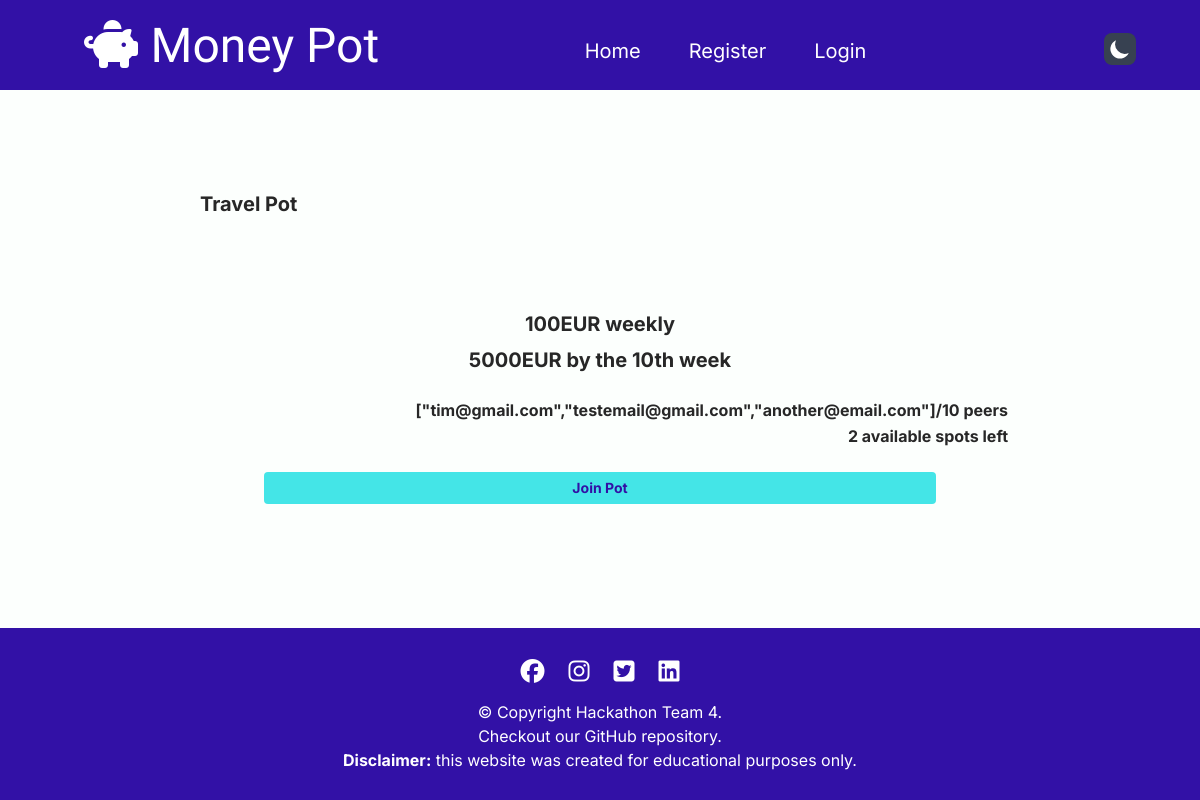
Page /pots/4 on the committed database.
### app.py (models this page shows, shortened)
class Pots(db.Model):
    id = db.Column(db.Integer, primary_key=True)
    title = db.Column(db.String(50), nullable=False)
    goal = db.Column(db.Integer, nullable=False)
    currency = db.Column(db.String(50), nullable=False)
    cycle = db.Column(db.String(50), nullable=False)
    amount = db.Column(db.Integer, nullable=False)
    isPrivate = db.Column(db.Boolean, nullable=False)
    creator_id = db.Column(db.Integer, db.ForeignKey('users.id'))
    created_at = db.Column(db.DateTime, default=datetime.utcnow)
    participants = db.Column(db.JSON())

### app.py (the view)
@app.route('/pots/<int:id>')
def pot(id):
    pot = Pots.query.get_or_404(id)
    participants = pot.participants.replace("[", "").replace("]", "").replace('"', '')
    participants = participants.split(',')
    taken_spots = len(participants)
    return render_template('pot.html', pot=pot, participants=taken_spots)

### templates/pot.html
{% extends 'base.html' %}
{% block content %}
    <header class="mb-[3rem]">
      <p class="p-5 mb-4 text-center text-xl font-bold md:text-left">{{ pot.title }}</p>
    </header>
    <div class="flex flex-col justify-center">
        <p class="text-center text-xl font-bold my-2">{{ pot.amount }}{{ pot.currency }} {{ pot.cycle }}</p>
        <p class="text-center text-xl font-bold mb-6">{{ pot.goal }}{{ pot.currency }} by the 10th week</p>
        <p class="text-end mb-0.5 font-bold mr-3">{{pot.participants}}/10 peers</p>
        <p class="text-end mb-6 font-bold mr-3">2 available spots left</p>
        <a href="{{ url_for('create_pot') }}" class="mx-auto mb-5 py-1.5 bg-fluorescent-blue dark:bg-rajah rounded w-[80%] text-trypan-blue dark:text-raisen-black text-sm font-bold transition-opacity hover:opacity-90 text-center">Join Pot</a>
      </div>
    </div>
{% endblock %}

### rows in the picture
Pots: title "Travel Pot", amount "100", currency "EUR", cycle "weekly", goal "5000", participants "[\"tim@gmail.com\",\"testemail@gmail.com\",\"another@email.com\"]"
